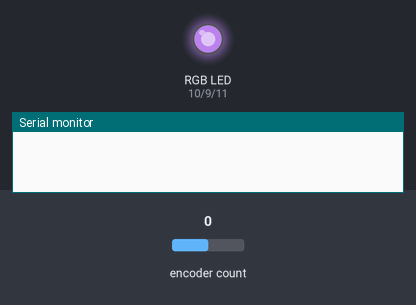
A sketch run on a simulated Arduino Uno, built with avr-gcc and run on an emulated ATmega328P. Shown: an RGB LED mixed from three pins (HIGH = lit), the last lines printed to the serial monitor. The inputs (shaded band) are chosen by the test bench; at power-on: encoder count 0. Dim RGB values are drawn brighter than linear.

Above: at 0.1 s.
3.3 s: encoder count set to -1
At 4.3 s:
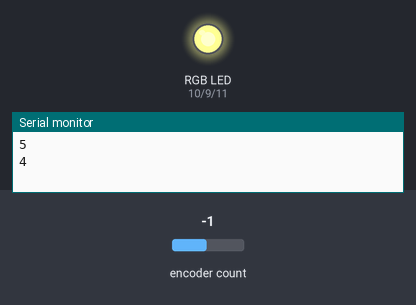
6.3 s: encoder count set to -2
At 7.36 s:
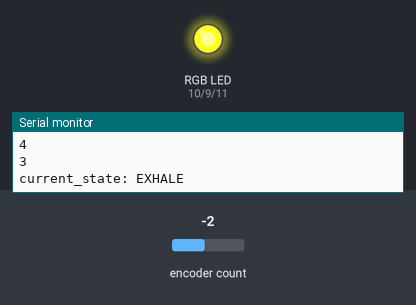
9.3 s: encoder count set to 2
At 13.3 s:
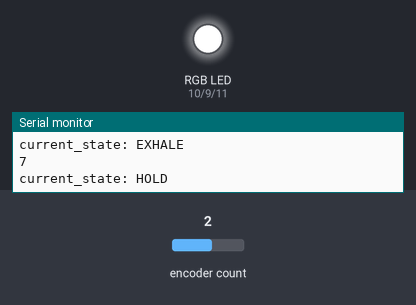
Timing chart, 0 to 42.8 s (numbered marks = the images above; inputs shaded):
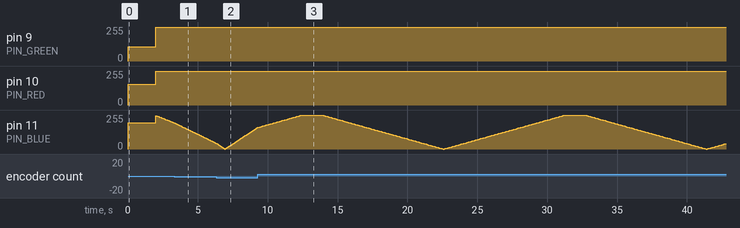

The sketch:

meditation_cube.ino
```cpp
// Meditation cube firmware
// by Meng Guo

#include "Encoder.h"

/* global constants */
enum MeditationState {
  INHALE,
  EXHALE,
  HOLD
};
const unsigned int PIN_GREEN = 9;
const unsigned int PIN_RED = 10;
const unsigned int PIN_BLUE = 11;

const unsigned int ENC_1_PIN = 1;
const unsigned int ENC_2_PIN = 2;
const unsigned int MS_PER_LEVEL = 1250;
const unsigned int ENCODER_MIN = 1;
const unsigned int ENCODER_MAX = 10;
const unsigned long ENCODER_STEP_SIZE = 4;
Encoder myEnc(ENC_1_PIN, ENC_2_PIN);

const unsigned int MAX_BRIGHTNESS_PERCENT = 100;
const unsigned long HOLD_DURATION = 1500;

/* global variables */
enum MeditationState current_state = MeditationState::INHALE;
unsigned long encoder_old_position = 0;
unsigned long inhale_duration = 5000;
unsigned long exhale_duration = 7000;

/* initializtion */
void setup() {
  Serial.begin(9600);
  pinMode(ENC_1_PIN, INPUT_PULLUP);
  pinMode(ENC_2_PIN, INPUT_PULLUP);
  pinMode(PIN_BLUE, OUTPUT);
  digitalWrite(PIN_BLUE, LOW);

  const unsigned int initial_level = 5;
  myEnc.write(initial_level * ENCODER_STEP_SIZE);

  startupAnimation();
}

/* forward declarations */
int convPercentToADC(int input);
unsigned long convEncToLevel(long input);
unsigned long limitEncoderValue(const unsigned long encoder_position, const unsigned long min_value, const unsigned long max_value);
void controlLedBreathing(const unsigned long inhale_duration, const unsigned long exhale_duration, const unsigned int hold_duration);

/* main function */
void loop() {
  inhale_duration = convEncToLevel(myEnc.read()) * MS_PER_LEVEL;
  exhale_duration = inhale_duration * (7 / 5);
  controlLedBreathing(inhale_duration, exhale_duration, HOLD_DURATION);
}

/* helper functions */
void controlLedBreathing(const unsigned long inhale_duration, const unsigned long exhale_duration, const unsigned int hold_duration) {
  static unsigned long start_time = 0;
  static int brightness_percent = 1;

  const unsigned long time = millis();

  switch (current_state) {
    case INHALE:
      if (time >= start_time + (inhale_duration / 100) && (brightness_percent < MAX_BRIGHTNESS_PERCENT)) {
        brightness_percent++;
        const unsigned int inverted_brightness_ramp_up_percent = 100 - brightness_percent; // invert because PIN high means led off and vice-versa
        analogWrite(PIN_BLUE, convPercentToADC(inverted_brightness_ramp_up_percent));
        start_time = time;
      }
      if (brightness_percent >= MAX_BRIGHTNESS_PERCENT) { // Transition to the next state
        current_state = MeditationState::EXHALE;
        Serial.println("current_state: EXHALE");
      }
      break;
    case EXHALE:
      if (time >= start_time + (exhale_duration / 100) && (brightness_percent > 0)) {
        brightness_percent--;

        const unsigned int inverted_brightness_ramp_down_percent = 100 - brightness_percent; // invert because PIN high means led off and vice-versa
        analogWrite(PIN_BLUE, convPercentToADC(inverted_brightness_ramp_down_percent));
        start_time = time;
      }
      if (brightness_percent <= 0) {
        current_state = MeditationState::HOLD;
        Serial.println("current_state: HOLD");
      }
      break;
    case HOLD:
      if (time >= start_time + hold_duration) {
        current_state = MeditationState::INHALE;
        Serial.println("current_state: INHALE");
      }
      break;
    default:
      Serial.println("unexpected default state");
      break;
  }
}

int convPercentToADC(int input) {
  const unsigned int steps_of_ADC = 255;
  return input * steps_of_ADC / 100;
}

void startupAnimation() {
  pinMode(PIN_RED,   OUTPUT);
  pinMode(PIN_GREEN, OUTPUT);
  pinMode(PIN_BLUE,  OUTPUT);
  analogWrite(PIN_RED,   156);
  analogWrite(PIN_GREEN, 108);
  analogWrite(PIN_BLUE,  198);

  delay(2000);

  // turn leds off (we control negative socket of LED, so inverted logic)
  digitalWrite(PIN_RED,   HIGH);
  digitalWrite(PIN_GREEN, HIGH);
  digitalWrite(PIN_BLUE,  HIGH);
}

unsigned long convEncToLevel(long encoder_new_position) {
  encoder_new_position = limitEncoderValue(encoder_new_position, ENCODER_MIN, ENCODER_MAX);

  unsigned long encoder_position_single_step = encoder_old_position / ENCODER_STEP_SIZE;
    if ((encoder_new_position > encoder_old_position + 1) || (encoder_new_position < encoder_old_position - 1)) { //remove jitter from encoder value
      encoder_old_position = encoder_new_position;
      encoder_position_single_step = encoder_new_position / ENCODER_STEP_SIZE;
      Serial.println(encoder_position_single_step);
    }
  return static_cast<unsigned long>(encoder_position_single_step);
}

unsigned long limitEncoderValue(const unsigned long encoder_position, const unsigned long min_value, const unsigned long max_value) {
  if ((encoder_position / ENCODER_STEP_SIZE) > max_value) {
    myEnc.write(max_value * ENCODER_STEP_SIZE);
    return max_value * ENCODER_STEP_SIZE;
  }
  else if (encoder_position < ENCODER_STEP_SIZE * min_value) {
    myEnc.write(min_value * ENCODER_STEP_SIZE);
    return min_value * ENCODER_STEP_SIZE;
  }
  return encoder_position;
}
```
